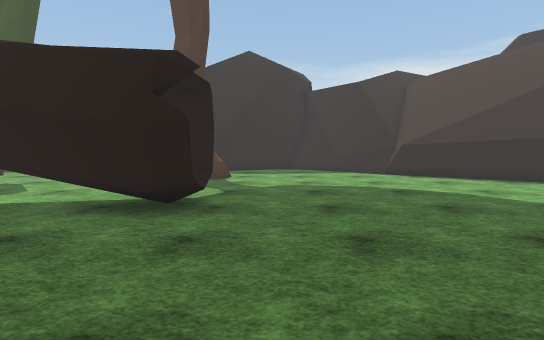
[1] (above)

21 first-person views from a walk through a scene from a Unity 3-D project. The camera is 1.3 m above the floor, tilts 4° down and sees 80° across. The floor is counted in squares, 1 m on a side. Each view is taken from the middle of a square. On the plan, view 1 faces up. The plan holds only what a view shows up to about 14 squares ahead; the rest is blank. The place goes on beyond the plan. The player is left out. Some surface patterns are stand-ins.

[2]
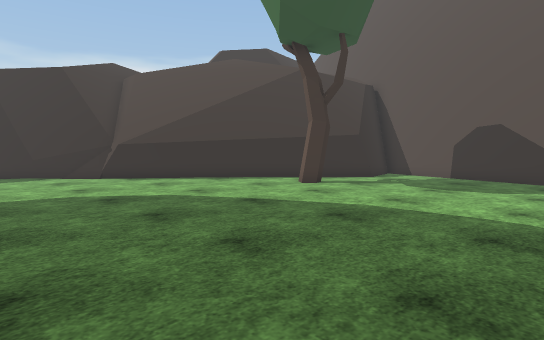

[3]
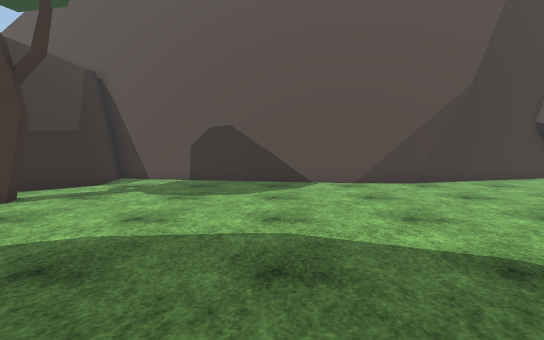

[4]
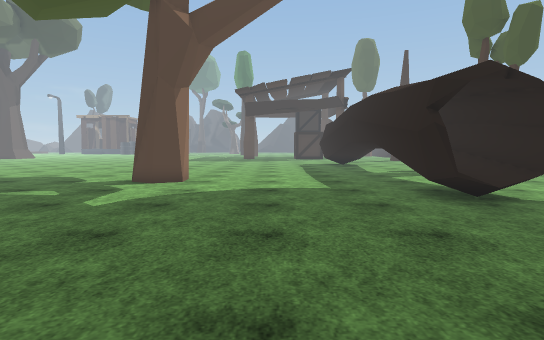

[5]
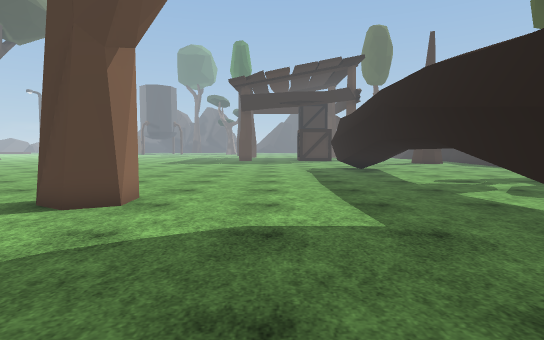

[6]
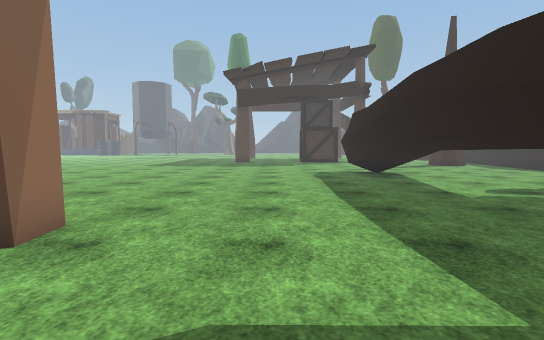

[7]
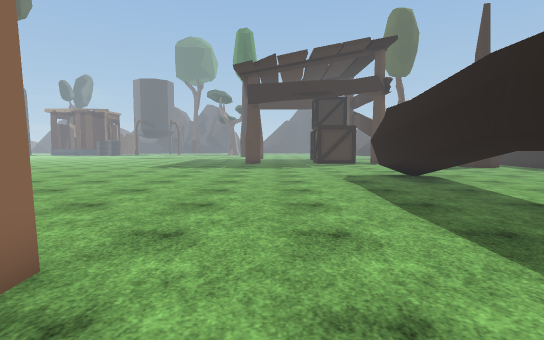

[8]
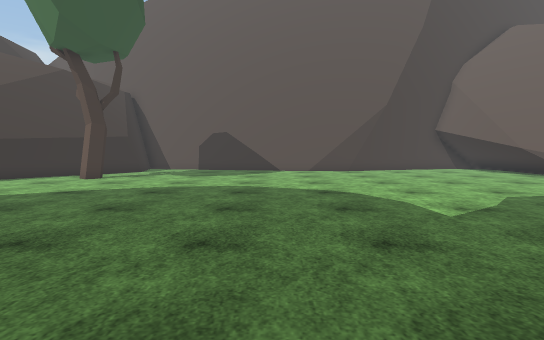

[9]
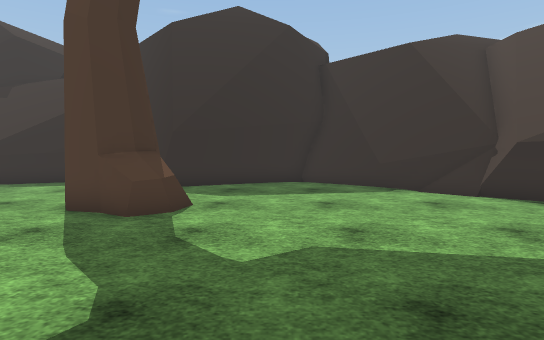

[10]
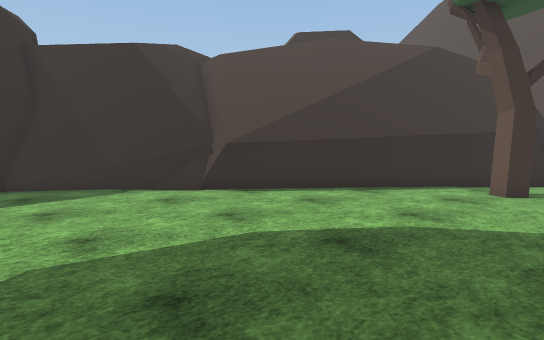

[11]
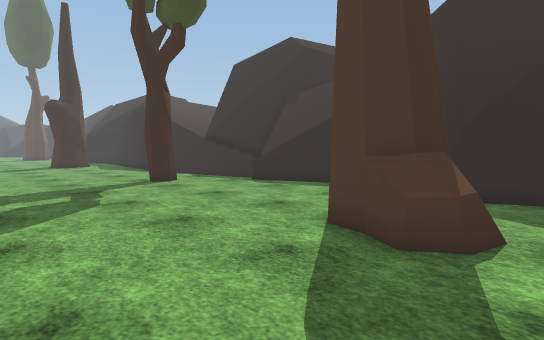

[12]
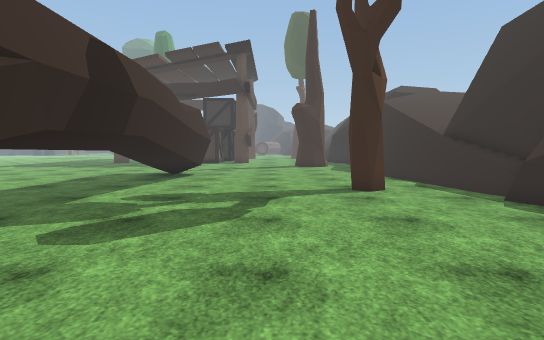

[13]
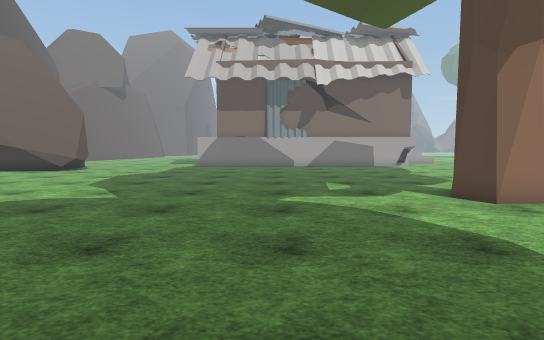

[14]
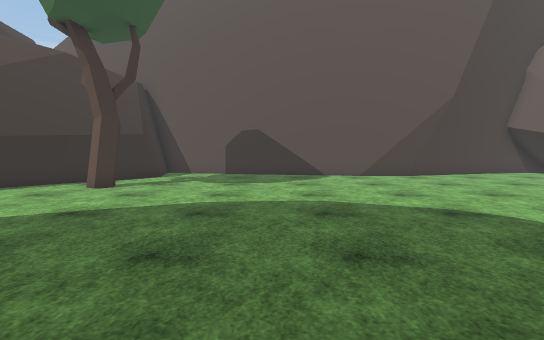

[15]
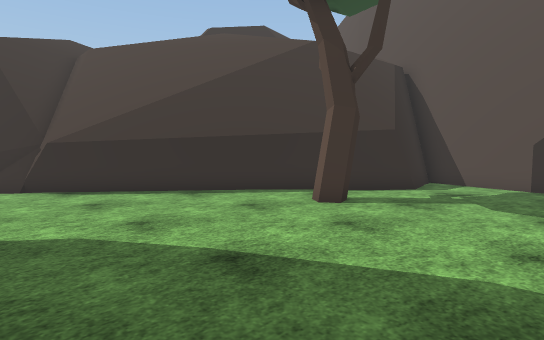

[16]
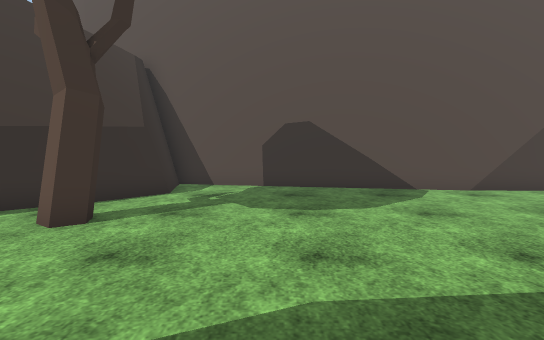

[17]
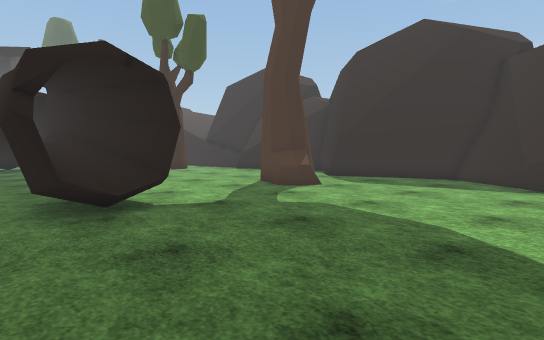

[18]
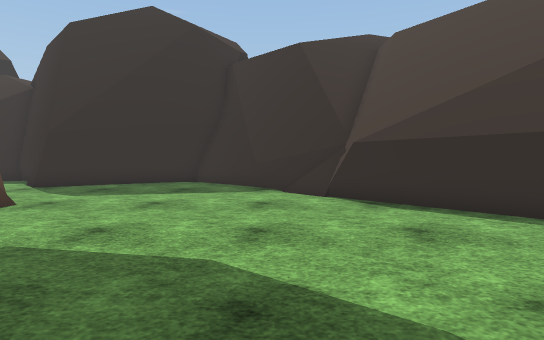

[19]
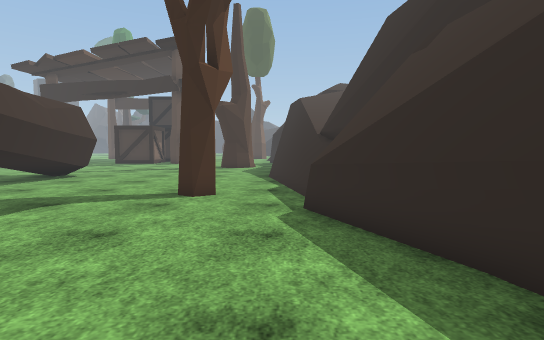

[20]
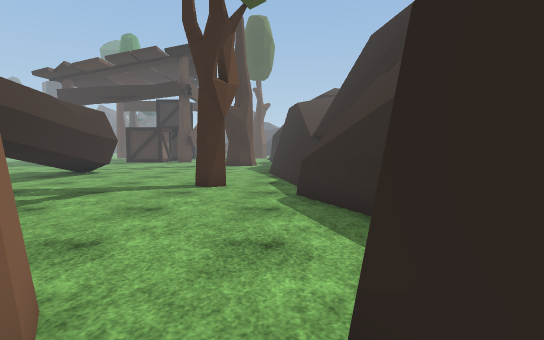

[21]
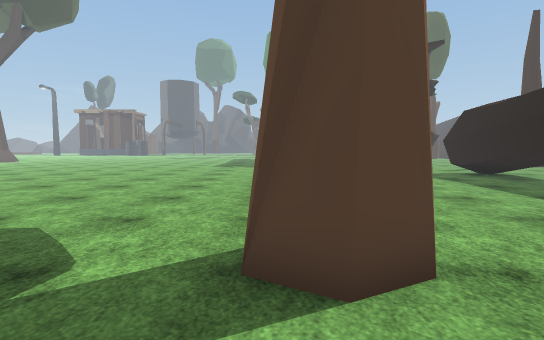

### Floor plan
Key: @ floor where view 1 was taken; # wall or solid block; x gap in a wall; . floor; / step, stairs or slope; = window, fence, low wall or low ledge; v drop or lower ground; T tree; H thing the floor can be seen under or through; O other object.
Columns run from 18 left of view 1 to 19 right of it. Each row starts with its distance up from view 1.
 19 //##= ==/###.## ######   v
 18 v===OO.=x#....###....##vvv//
 17 ==....................##vv////
 16 .......................##//////
 15 ....TT........TT........##//////
 14  .............TTT........##/////
 13 ...............T..........##v////
 12 ............................##v//    #
 11 .............................##vv // #
 10 ..............................## vvvv#
  9 ###..........HHHH............T.#####v#
  8   #HHHHHHHHHHHHH#............T..##.###
  7           H   =#=..................#
  6 ###HHHHHHH.HHHHHH.................##
  5 ..................................##
  4 ..................................#
  3 ..................................#
  2 ..................................#
  1 .................................##
  0 ..................@..............##
 -1 .................................#
 -2 ...........##....................#
 -3 ...........##....................#
 -4 .................................#
 -5 .................................##
 -6 ..................................#
 -7 ..................................#
 -8 .............................. ...#

Positions as (right, up) in squares from view 1, and headings:
1: (0, 0), facing up
2: (1, 1), facing up-right
3: (3, 2), facing right
4: (6, 2), facing left
5: (1, 2), facing left
6: (-2, 2), facing left
7: (-4, 1), facing left
8: (-3, 1), facing right
9: (0, 7), facing up
10: (0, 7), facing up-right
11: (-1, 9), facing up-left
12: (-3, 12), facing left
13: (-1, 6), facing down
14: (0, 3), facing right
15: (4, 4), facing up-right
16: (5, 5), facing right
17: (5, 5), facing up-left
18: (4, 7), facing up
19: (-4, 17), facing left
20: (-2, 17), facing left
21: (-3, -3), facing left
